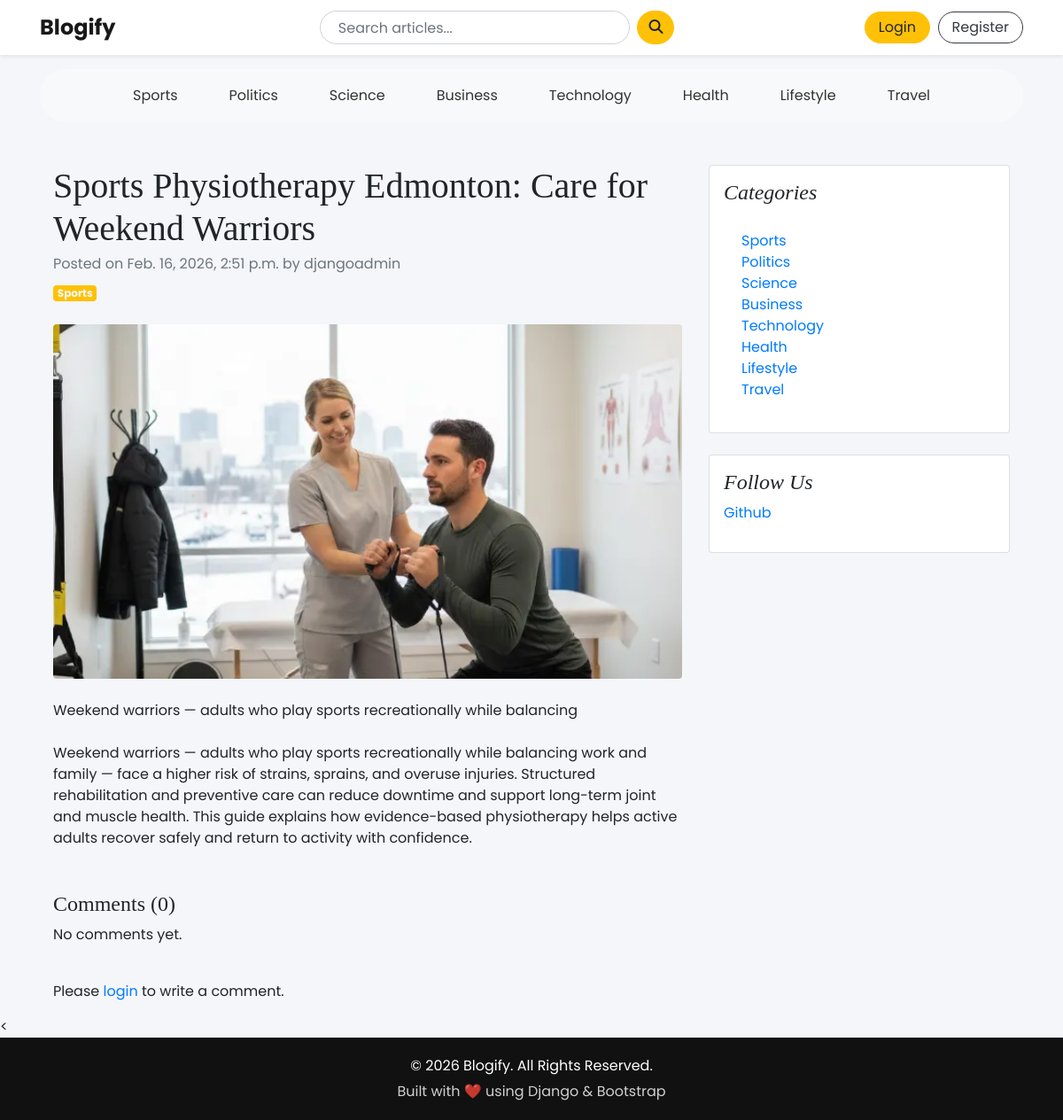
The page /blog/sports-physiotherapy-edmonton-care-for-weekend-warriors/ on the database as committed earlier.
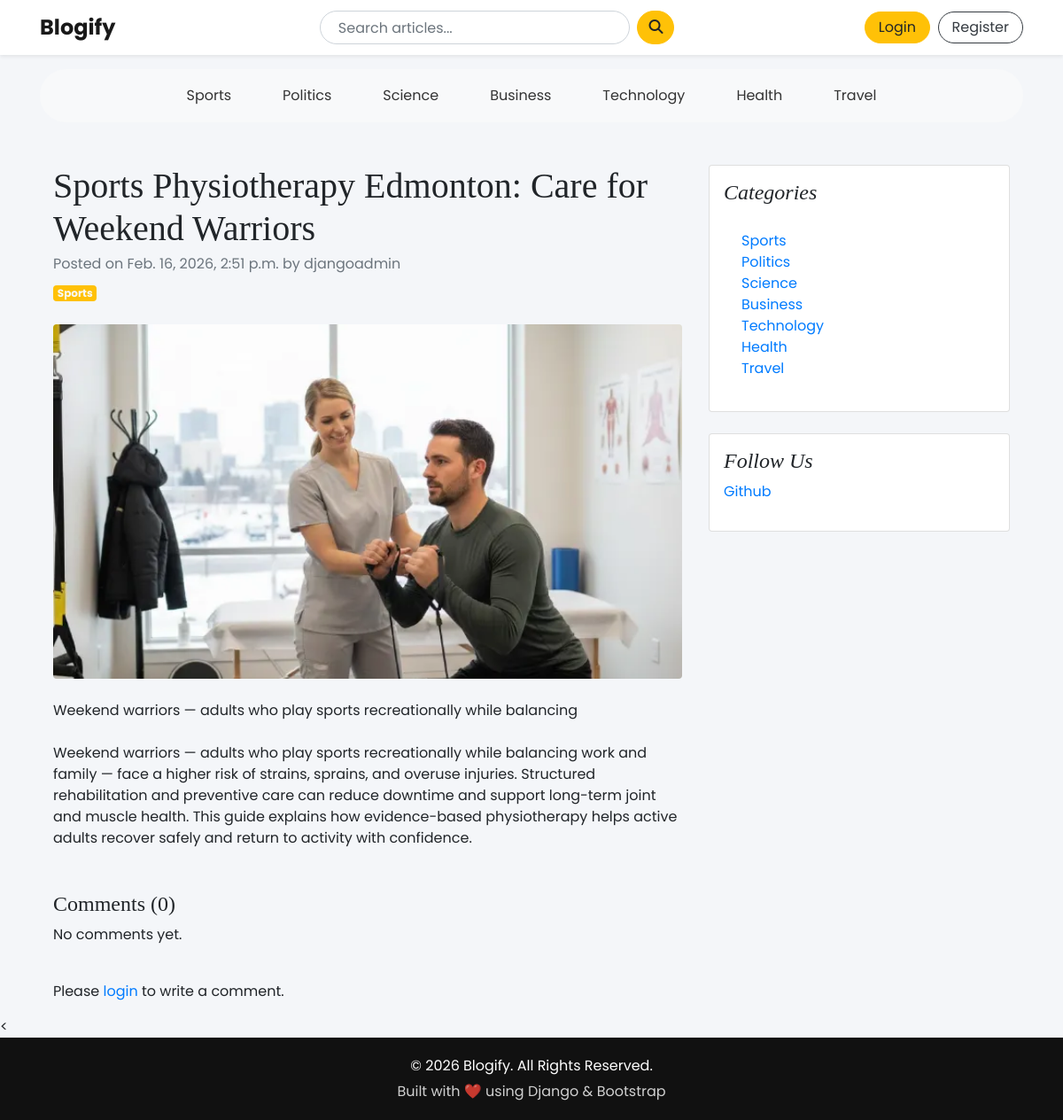
The same page on the database as committed later.
### Blogapp/models.py (models this page shows, shortened)
class Category(models.Model):
    category_name = models.CharField(max_length=50, unique=True)
    created_at = models.DateTimeField(auto_now_add=True)
    updated_at = models.DateTimeField(auto_now=True)
    class Meta:
        verbose_name_plural = 'categories'
    def __str__(self):
        return self.category_name

class Blog(models.Model):
    STATUS_CHOICES = (
        ("Draft", "Draft"),
        ("Published", "Published"),
    )
    title = models.CharField(max_length=100)
    slug = models.SlugField(max_length=150, unique=True, blank=True)
    category = models.ForeignKey(Category, on_delete=models.CASCADE)
    author = models.ForeignKey(User, on_delete=models.CASCADE)
    featured_image = models.ImageField(upload_to='uploads/%Y/%m/%d')
    short_description = models.TextField(max_length=500)
    blog_body = models.TextField(max_length=2000)
    status = models.CharField(max_length=20, choices=STATUS_CHOICES, default="Draft")
    is_featured = models.BooleanField(default=False)
    created_at = models.DateTimeField(auto_now_add=True)
    updated_at = models.DateTimeField(auto_now=True)

### assignment/models.py (models this page shows, shortened)
class SocialLink(models.Model):
    platform = models.CharField(max_length=25)
    link = models.URLField(max_length=100)
    created_at = models.DateTimeField(auto_now_add=True)
    updated_at = models.DateTimeField(auto_now=True)

### Blogapp/views.py (the view, shortened to what this page needs)
# urls.py: path('blog/<slug:slug>/',blogs,name='blogs'),
def blogs(request, slug):
    single_blog = get_object_or_404(Blog, slug=slug, status='Published')
    comments = Comment.objects.filter(blog=single_blog).order_by('-created_at')
    comment_count = comments.count()
    context = {
        'single_blog': single_blog,
        'comments': comments,
        'comment_count': comment_count,
    }
    return render(request, 'blogs.html', context)

### Blogapp/context_processors.py (called while the page is built)
def get_categories(request):
    categories = Category.objects.all()
    return dict(categories=categories)

def get_social_link(request):
    social_link = SocialLink.objects.all()
    return dict(social_link=social_link)

### Blogapp/templates/blogs.html
{% extends 'base.html' %}
{% block content %}
<div class="container mt-5">
    <div class="row">
        <div class="col-lg-8">
            <article>
                <header class="mb-4">
                    <h1 class="fw-bolder mb-1">{{ single_blog.title }}</h1>
                    <div class="text-muted fst-italic mb-2">
                        Posted on {{ single_blog.created_at }} by {{ single_blog.author }}
                    </div>
                    <a class="badge bg-warning text-decoration-none text-light" href="#!">{{ single_blog.category }}</a>
                </header>
                <figure class="mb-4">
                    <img src="{{ single_blog.featured_image.url }}" alt="{{ single_blog.title }}"
                        class="img-fluid rounded w-100" style="height:400px; object-fit:cover;">
                </figure>
                <section class="mb-5">
                    <p class="fs-5 mb-4">{{ single_blog.short_description }}</p>
                    <p class="fs-5 mb-4">{{ single_blog.blog_body }}</p>
                </section>
            </article>
            <h4>Comments ({{ comment_count }})</h4>
            {% if comments %}
            {% for comment in comments %}
            <div class="card mt-1">
                <div class="card-body">
                    <p class="card-text mb-0">{{ comment.comment }}</p>
                    <span>
                        <small>by {{ comment.user.username }}</small>
                        <small> | {{ comment.created_at|timesince }} ago</small>
                    </span>
                </div>
            </div>
            {% endfor %}
            {% else %}
            <p>No comments yet.</p>
            {% endif %}
            <br>
            <div class="form-group">
                {% if user.is_authenticated %}
                <form method="POST">
                    {% csrf_token %}
                    <textarea name="comment" class="form-control" placeholder="Write your comment"></textarea>
                    <input type="submit" value="Submit" class="btn btn-primary mt-2">
                </form>
                {% else %}
                <p>Please <a href="{% url 'login' %}">login</a> to write a comment.</p>
                {% endif %}
            </div>
        </div>
        <div class="col-lg-4">
            <div class="card mb-4 p-3">
                <h4 class="font-italic">Categories</h4>
                <div class="card-body">
                    <ul class="list-unstyled mb-0">
                        {% for cat in categories %}
                        <li>
                            <a href="{% url 'posts_by_category' cat.id %}">
                                {{ cat.category_name }}
                            </a>
                        </li>
                        {% endfor %}
                    </ul>
                </div>
            </div>
            {% if social_link %}
            <div class="card mb-4 p-3">
                <h4 class="font-italic">Follow Us</h4>
                <ol class="list-unstyled">
                    {% for i in social_link %}
                    <li><a href="{{ i.link }}" target="_blank">{{ i.platform }}</a></li>
                    {% endfor %}
                </ol>
            </div>
            {% endif %}
        </div>
    </div>
</div>
{% endblock %}

### Blogapp/templates/base.html (shortened to what this page needs)
{% load static %}
<!DOCTYPE html>
<html lang="en">
<head>
    <link rel="stylesheet" href="https://cdn.jsdelivr.net/npm/bootstrap@4.6.2/dist/css/bootstrap.min.css">
    <link rel="stylesheet" href="https://cdnjs.cloudflare.com/ajax/libs/font-awesome/6.5.0/css/all.min.css">
    <link href="{% static 'css/blog.css' %}" rel="stylesheet">
    <link href="{% static 'css/home.css' %}" rel="stylesheet">
    <link href="{% static 'css/base.css' %}" rel="stylesheet">
    <link href="{% static 'css/login.css' %}" rel="stylesheet">
    <link href="{% static 'css/register.css' %}" rel="stylesheet">
    <link href="{% static 'css/posts.css' %}" rel="stylesheet">
    <link href="{% static 'css/users.css' %}" rel="stylesheet">
</head>
<body>
<nav class="navbar navbar-expand-lg navbar-light bg-white shadow-sm sticky-top">
  <div class="container">
    <a class="navbar-brand" href="/">Blogify</a>
    <div class="collapse navbar-collapse" id="navbarContent">
      <form class="d-flex mx-auto search-box" action="{% url 'search' %}" method="GET">
        <input class="form-control me-2" type="search" name="keyword"
               value="{{ keyword }}" placeholder="Search articles...">&nbsp;&nbsp;
        <button class="btn btn-warning" type="submit">
            <i class="fa fa-search"></i>
        </button>
      </form>
      <div class="d-flex align-items-center gap-2">
        {% if not user.is_authenticated %}
          <a class="btn btn-warning btn-custom" href="{% url 'login' %}">
              Login
          </a>&nbsp;&nbsp;
          <a class="btn btn-outline-dark btn-custom" href="{% url 'register' %}">
              Register
          </a>
        {% endif %}
      </div>
    </div>
  </div>
</nav>
<div class="container mt-3">
  <div class="d-flex flex-wrap justify-content-center"
       style="background:#f8f9fa; padding:12px 20px; border-radius:30px;">
    {% for cat in categories %}
      <a href="{% url 'posts_by_category' cat.id %}"
         style="
            text-decoration:none;
            color:#333;
            margin:0 15px;        /* 👈 space between categories */
            padding:6px 14px;
            border-radius:20px;
            transition:0.3s;
            display:inline-block;
         "
         onmouseover="this.style.backgroundColor='#ffc107'; this.style.color='black';"
         onmouseout="this.style.backgroundColor='transparent'; this.style.color='#333';"
      >
        {{ cat.category_name }}
      </a>
    {% endfor %}
  </div>
</div>
<div class="container mt-4">
{% block content %}
{% endblock %}
</div>
<<footer
    style="
        margin-top:auto;
        background-color:#111;
        color:#fff;
        padding:20px 0;
        text-align:center;
    "
>
    <div style="max-width:1200px; margin:auto;">
        <p style="margin-bottom:5px;">
            © 2026 Blogify. All Rights Reserved.
        </p>
        <p style="margin:0; opacity:0.8;">
            Built with ❤️ using Django & Bootstrap
        </p>
    </div>
</footer>
</body>
</html>

### Blogapp/static/css/blog.css (style rules this page uses)
h1, h2, h3, h4, h5, h6 { font-family: "Playfair Display", Georgia, "Times New Roman", serif; }

### Blogapp/static/css/base.css (style rules this page uses)
body { font-family: 'Poppins', sans-serif; background-color: #f8f9fa; }
.navbar-brand { font-weight: 700; font-size: 24px; }
.search-box input { border-radius: 50px; padding-left: 20px; }
.search-box button { border-radius: 50px; }
.btn-custom { border-radius: 50px; padding: 5px 15px; }
footer { background: #111; color: #aaa; padding: 30px 0; margin-top: 60px; }

### Blogapp/static/css/users.css (style rules this page uses)
body { background-color: #f4f6f9; overflow-x: hidden; }

Rows that differ between the two databases and show on the page:
removed Category: category_name "Lifestyle"
